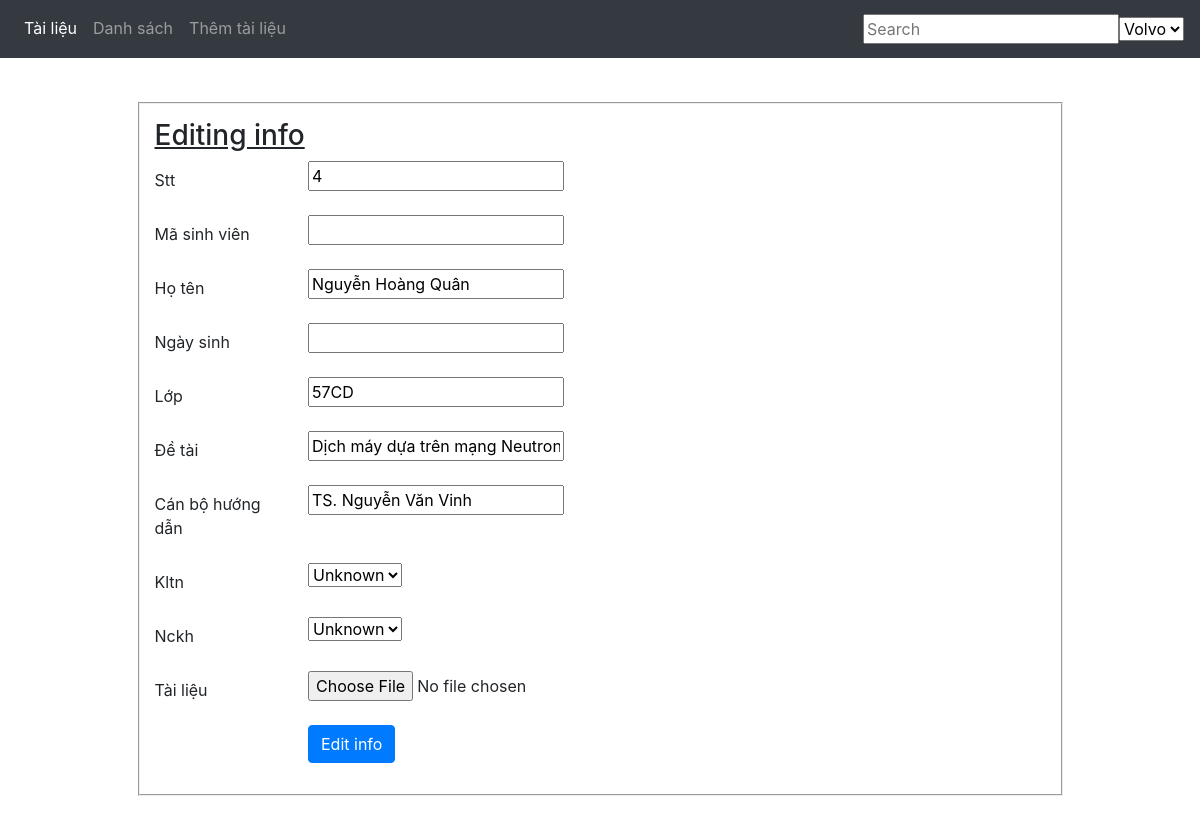
Screenshot of /list/edit_info/4 with the database file from the repository.
### list/models.py (models this page shows)
class Student(models.Model):
    id = models.IntegerField(primary_key=True, null=False)
    id_student= models.IntegerField(null=True)
    name = models.CharField(max_length=30, null=True)
    birth_date = models.DateField(null=True)
    academic_year = models.CharField(max_length=30, null=True)
    topic = models.CharField(max_length=100, null=True)
    tutor = models.CharField(max_length=30, null=True)
    reviewer = models.CharField(max_length=30, null=True)
    work_unit = models.CharField(max_length=30, null=True)
    file = models.FileField(upload_to='media')
    kltn = models.BooleanField(null=True)
    nckh = models.BooleanField(null=True)

### list/views.py (the view)
# urls.py: path('list/edit_info/<int:pk>', edit_info, name="edit_info"),
def edit_info(request, pk):
    student = get_object_or_404(Student, pk=pk)
    if request.method == "POST":
        form = StudentForm(request.POST, instance=student)
        if form.is_valid():
            form.save()
            return redirect('display_student')
    else:
        form = StudentForm(instance=student)
        return render(request, 'list/edit_info.html', {'form' : form})

### list/forms.py
class StudentForm(forms.ModelForm):
        class Meta:
            model = Student
            labels = {
                "id":"Stt",
                "id_student":"Mã sinh viên",
                "name":"Họ tên",
                "birth_date":"Ngày sinh",
                "academic_year":"Lớp",
                "topic":"Đề tài",
                "tutor":"Cán bộ hướng dẫn",
                "file":"Tài liệu"
            }
            fields = ('id', 'id_student', 'name', 'birth_date', 'academic_year', 'topic', 'tutor','kltn','nckh','file')

### list/templates/list/edit_info.html (shortened to what this page needs)
{% extends 'list/base.html' %}
{% block body %}
<div class="container col-md-10 edit_box" >
  <form method="POST">
    <h3><u>Editing info</u></h3>
    {% for field in form %}
    <div class="form-group row">
      <label for="id_{{ field.name }}" class="col-2 col-form-label">{{ field.label }}</label>
      <div class="col-10">
        {{ field }}
      </div>
    </div>
    {% endfor %}
    <div class="form-group row">
      <div class="offset-sm-2 col-sm-6">
        <button type="submit" class="btn btn-primary">Edit info</button>
      </div>
    </div>
  </form>
</div>
{% endblock %}

### list/static/css/style.css (style rules this page uses)
.edit_box { border-style: groove; border-width: 2px; padding: 15px; }

### list/templates/list/base.html (style rules this page uses)
body { padding-bottom: 20px; }

### rows the page displays
Student: form "4" "Nguyễn Hoàng Quân" "57CD" "Dịch máy dựa trên mạng Neutron" "TS. Nguyễn Văn Vinh" "Unknown" "Unknown"

### other values shown
{{ field.label }} "Stt" "Mã sinh viên" "Họ tên" "Ngày sinh" "Lớp" "Đề tài" "Cán bộ hướng dẫn" "Kltn" "Nckh" "Tài liệu"
